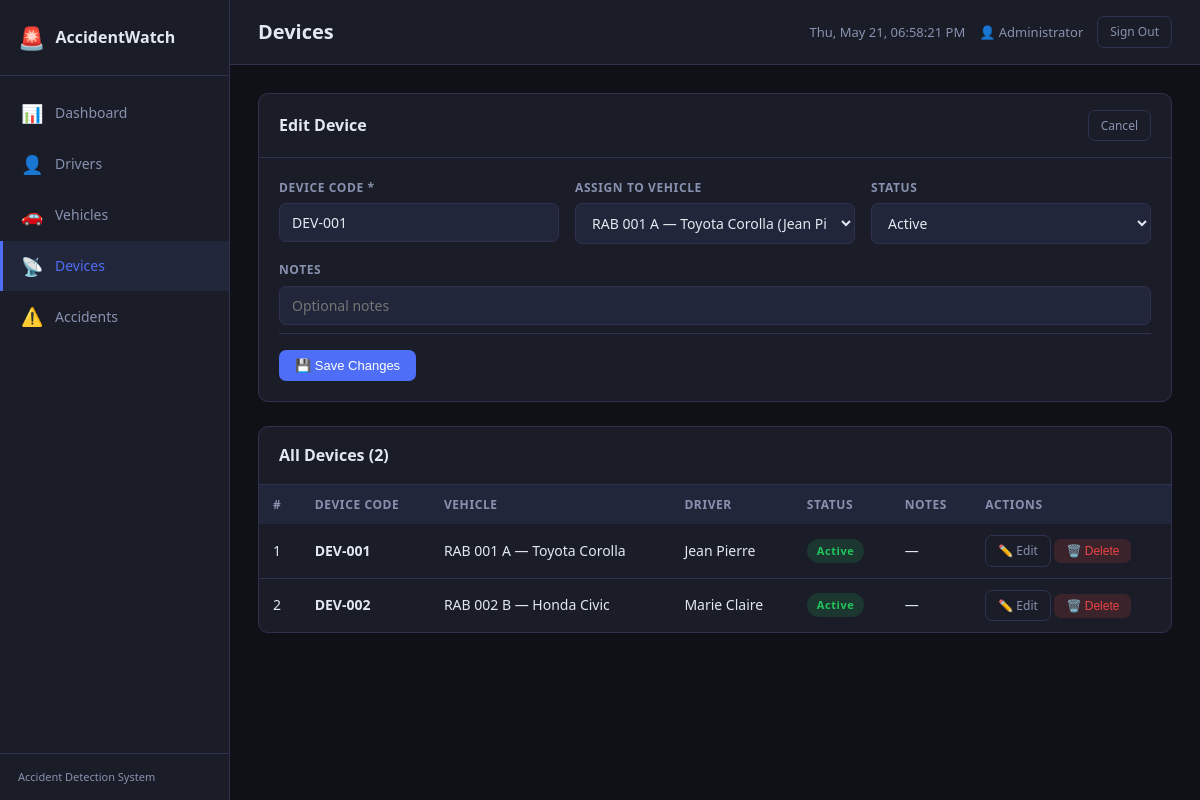
The app's page /dashboard/devices.php?edit=1 (signed in) with its own data.
### tables this page shows
CREATE TABLE IF NOT EXISTS devices (
    id          INT UNSIGNED AUTO_INCREMENT PRIMARY KEY,
    device_code VARCHAR(50) NOT NULL UNIQUE,   
    vehicle_id  INT UNSIGNED,
    status      ENUM('active', 'inactive', 'maintenance') DEFAULT 'active',
    notes       TEXT,
    created_at  DATETIME DEFAULT CURRENT_TIMESTAMP,
    updated_at  DATETIME DEFAULT CURRENT_TIMESTAMP ON UPDATE CURRENT_TIMESTAMP,
    FOREIGN KEY (vehicle_id) REFERENCES vehicles(id) ON DELETE SET NULL
);

CREATE TABLE IF NOT EXISTS vehicles (
    id           INT UNSIGNED AUTO_INCREMENT PRIMARY KEY,
    plate_number VARCHAR(20)  NOT NULL UNIQUE,
    make         VARCHAR(50),                
    model        VARCHAR(50),                
    year         YEAR,
    color        VARCHAR(30),
    driver_id    INT UNSIGNED,
    created_at   DATETIME DEFAULT CURRENT_TIMESTAMP,
    updated_at   DATETIME DEFAULT CURRENT_TIMESTAMP ON UPDATE CURRENT_TIMESTAMP,
    FOREIGN KEY (driver_id) REFERENCES drivers(id) ON DELETE SET NULL
);

CREATE TABLE IF NOT EXISTS drivers (
    id             INT UNSIGNED AUTO_INCREMENT PRIMARY KEY,
    full_name      VARCHAR(100) NOT NULL,
    phone          VARCHAR(20)  NOT NULL,
    email          VARCHAR(100),
    license_number VARCHAR(50)  NOT NULL UNIQUE,
    address        TEXT,
    created_at     DATETIME DEFAULT CURRENT_TIMESTAMP,
    updated_at     DATETIME DEFAULT CURRENT_TIMESTAMP ON UPDATE CURRENT_TIMESTAMP
);

### dashboard/devices.php (the view, shortened to what this page needs)
<?php
$db  = getDB();
$editDevice = null;
if (isset($_GET['edit'])) {
    $s = $db->prepare("SELECT * FROM devices WHERE id = ?");
    $s->execute([(int)$_GET['edit']]);
    $editDevice = $s->fetch();
}
$devices = $db->query("
    SELECT d.*, v.plate_number, v.make, v.model,
           dr.full_name AS driver_name
    FROM devices d
    LEFT JOIN vehicles v  ON d.vehicle_id = v.id
    LEFT JOIN drivers dr  ON v.driver_id  = dr.id
    ORDER BY d.created_at DESC
")->fetchAll();
$vehicles = $db->query("
    SELECT v.id, v.plate_number, v.make, v.model, d.full_name AS driver_name
    FROM vehicles v
    LEFT JOIN drivers d ON v.driver_id = d.id
    ORDER BY v.plate_number
")->fetchAll();
require_once 'includes/header.php';
?>
<div class="card" style="margin-bottom:24px">
    <div class="card-header">
        <h2><?= $editDevice ? 'Edit Device' : 'Register New Device' ?></h2>
        <?php if ($editDevice): ?>
        <a href="devices.php" class="btn btn-ghost btn-sm">Cancel</a>
        <?php endif; ?>
    </div>
    <div class="card-body">
        <form method="POST">
            <div class="form-grid">
                <div class="form-group">
                    <label>Device Code *</label>
                    <input type="text" name="device_code" required placeholder="DEV-001"
                           value="<?= htmlspecialchars($editDevice['device_code'] ?? '') ?>">
                </div>
                <div class="form-group">
                    <label>Assign to Vehicle</label>
                    <select name="vehicle_id">
                        <?php foreach ($vehicles as $v): ?>
                        <option value="<?= $v['id'] ?>"
                            <?= ($editDevice['vehicle_id'] ?? '') == $v['id'] ? 'selected' : '' ?>>
                            <?= htmlspecialchars($v['plate_number'] . ' — ' . $v['make'] . ' ' . $v['model']) ?>
                            <?= $v['driver_name'] ? '(' . htmlspecialchars($v['driver_name']) . ')' : '' ?>
                        </option>
                        <?php endforeach; ?>
                    </select>
                </div>
                <div class="form-group">
                    <label>Status</label>
                    <select name="status">
                        <?php foreach (['active', 'inactive', 'maintenance'] as $s): ?>
                        <option value="<?= $s ?>"
                            <?= ($editDevice['status'] ?? 'active') === $s ? 'selected' : '' ?>>
                            <?= ucfirst($s) ?>
                        </option>
                        <?php endforeach; ?>
                    </select>
                </div>
                <div class="form-group full">
                    <label>Notes</label>
                    <input type="text" name="notes" placeholder="Optional notes"
                           value="<?= htmlspecialchars($editDevice['notes'] ?? '') ?>">
                </div>
            </div>
            <div class="form-actions">
                <button type="submit" class="btn btn-primary">
                    <?= $editDevice ? '💾 Save Changes' : '➕ Register Device' ?>
                </button>
            </div>
        </form>
    </div>
</div>
<div class="card">
    <div class="card-header">
        <h2>All Devices (<?= count($devices) ?>)</h2>
    </div>
    <div class="table-wrap">
        <table>
            <thead>
                <tr>
                    <th>#</th>
                    <th>Device Code</th>
                    <th>Vehicle</th>
                    <th>Driver</th>
                    <th>Status</th>
                    <th>Notes</th>
                    <th>Actions</th>
                </tr>
            </thead>
            <tbody>
                <?php if (empty($devices)): ?>
                <tr><td colspan="7" class="empty">No devices registered yet.</td></tr>
                <?php else: ?>
                <?php foreach ($devices as $d): ?>
                <tr>
                    <td><?= $d['id'] ?></td>
                    <td><strong><?= htmlspecialchars($d['device_code']) ?></strong></td>
                    <td><?= htmlspecialchars($d['plate_number'] ? $d['plate_number'] . ' — ' . $d['make'] . ' ' . $d['model'] : '—') ?></td>
                    <td><?= htmlspecialchars($d['driver_name'] ?? '—') ?></td>
                    <td><span class="badge badge-<?= $d['status'] ?>"><?= ucfirst($d['status']) ?></span></td>
                    <td><?= htmlspecialchars($d['notes'] ?? '—') ?></td>
                    <td>
                        <a href="devices.php?edit=<?= $d['id'] ?>" class="btn btn-ghost btn-sm">✏️ Edit</a>
                        <form method="POST" style="display:inline">
                            <button type="submit" class="btn btn-danger btn-sm confirm-delete">🗑️ Delete</button>
                        </form>
                    </td>
                </tr>
                <?php endforeach; ?>
                <?php endif; ?>
            </tbody>
        </table>
    </div>
</div>
<?php require_once 'includes/footer.php'; ?>

### dashboard/assets/css/style.css (style rules this page uses)
*, *::before, *::after { box-sizing: border-box; margin: 0; padding: 0; }
:root { --bg: #0f1117; --surface: #1a1d27; --surface2: #22263a; --border: #2e3250; --primary: #4f6ef7; --primary-h: #3a57e8; --text: #e2e8f0; --text-muted:#8892b0; --urgent: #ef4444; --medium: #f59e0b; --normal: #22c55e; --radius: 10px; --sidebar-w: 230px; --transition: 0.2s ease; }
body { font-family: 'Segoe UI', system-ui, sans-serif; background: var(--bg); color: var(--text); font-size: 14px; line-height: 1.6; }
a { color: var(--primary); text-decoration: none; }
.card { background: var(--surface); border: 1px solid var(--border); border-radius: var(--radius); margin-bottom: 24px; overflow: hidden; }
.card-header { display: flex; align-items: center; justify-content: space-between; padding: 16px 20px; border-bottom: 1px solid var(--border); }
.card-header h2 { font-size: 16px; font-weight: 600; }
.card-body { padding: 20px; }
.table-wrap { overflow-x: auto; }
table { width: 100%; border-collapse: collapse; }
thead th { background: var(--surface2); padding: 10px 14px; text-align: left; font-size: 12px; font-weight: 600; color: var(--text-muted); text-transform: uppercase; letter-spacing: 0.05em; white-space: nowrap; }
tbody td { padding: 11px 14px; border-bottom: 1px solid var(--border); vertical-align: middle; }
tbody tr:last-child td { border-bottom: none; }
.badge { display: inline-block; padding: 3px 10px; border-radius: 20px; font-size: 11px; font-weight: 700; letter-spacing: 0.05em; }
.badge-active { background: rgba(34,197,94,0.15); color: #22c55e; }
.btn { display: inline-flex; align-items: center; gap: 6px; padding: 8px 16px; border-radius: 7px; font-size: 13px; font-weight: 500; cursor: pointer; border: none; transition: background var(--transition), opacity var(--transition); text-decoration: none; }
.btn-primary { background: var(--primary); color: #fff; }
.btn-danger { background: rgba(239,68,68,0.15); color: #ef4444; }
.btn-sm { padding: 5px 12px; font-size: 12px; }
.btn-ghost { background: transparent; color: var(--text-muted); border: 1px solid var(--border); }
.form-grid { display: grid; grid-template-columns: repeat(auto-fill, minmax(240px, 1fr)); gap: 16px; }
.form-group { display: flex; flex-direction: column; gap: 6px; }
.form-group.full { grid-column: 1 / -1; }
label { font-size: 12px; font-weight: 600; color: var(--text-muted); text-transform: uppercase; letter-spacing: 0.05em; }
input, select, textarea { background: var(--surface2); border: 1px solid var(--border); border-radius: 7px; padding: 9px 12px; color: var(--text); font-size: 14px; font-family: inherit; transition: border-color var(--transition); width: 100%; }
select option { background: var(--surface2); }
.form-actions { display: flex; gap: 10px; margin-top: 8px; padding-top: 16px; border-top: 1px solid var(--border); }

### records on screen
devices: device_code "DEV-001", vehicle_id "RAB 001 A — Toyota Corolla (Jean Pierre)", status "Active", id "1", vehicle.model "RAB 001 A — Toyota Corolla", drivers.full_name "Jean Pierre", notes "—"
devices: id "2", device_code "DEV-002", vehicle.model "RAB 002 B — Honda Civic", drivers.full_name "Marie Claire", status "Active", notes "—"

### other values on screen
$icon "📊 👤 🚗 📡 ⚠️"
$label "Dashboard Drivers Vehicles Devices Accidents"
$pageTitle "Devices"
$_SESSION['full_name'] "Administrator"
count($devices) "2"
